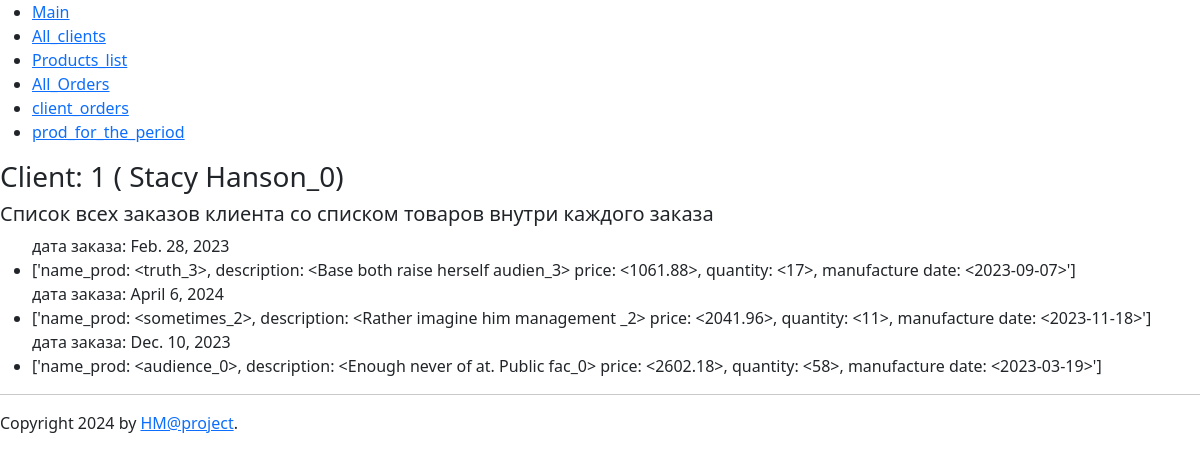
Page /hw3/client_orders/1/ on the committed database.
### myhwapp3/models.py (models this page shows, shortened)
class Client(models.Model):
    name = models.CharField(max_length=100)
    email = models.EmailField()
    phone = models.CharField(max_length=100)
    address = models.CharField(max_length=100)
    date_reg = models.DateField(auto_now_add=True)
    is_active = models.BooleanField(default=True)

class Order(models.Model):
    client_store = models.ForeignKey(Client, on_delete=models.CASCADE)
    basket_products = models.ManyToManyField(Product)
    order_total = models.DecimalField(max_digits=6, decimal_places=2, default=0)
    date_ordered = models.DateField()
    date_change = models.DateField(auto_now=True)
    is_active = models.BooleanField(default=True)
    def __str__(self):
        return f'{list(map(str, self.basket_products.all()))}'

class Product(models.Model):
    name_product = models.CharField(max_length=100)
    description = models.TextField()
    price = models.DecimalField(max_digits=6, decimal_places=2)
    quantity = models.IntegerField(default=0)
    date_add = models.DateField()
    def __str__(self):
        return (f'name_prod: <{self.name_product}>,'
                f' description: <{self.description}>'
                f' price: <{self.price}>,'
                f' quantity: <{self.quantity}>,'
                f' manufacture date: <{self.date_add}>')

### myhwapp3/views.py (the view)
# urls.py: path('client_orders/<int:client_id>/', views.client_orders, name='client_orders'),
def client_orders(request, client_id: int):  # http://127.0.0.1:8000/hw3/client_orders/6/
    logger.info(f'{request} request received')
    client = get_object_or_404(Client, pk=client_id)
    orders = Order.objects.filter(client_store=client).all()
    context = {'title': client_id,
               'name': client.name,
               'items': orders}
    return render(request, 'myhwapp3/client_order.html', context)

### myhwapp3/templates/myhwapp3/client_order.html
{% extends 'myhwapp3/base.html' %}
{% block content %}
<h3> Client: {{ title }} ({{ name }})</h3>
<h5> Список всех заказов клиента со списком товаров внутри каждого заказа </h5>
<ul>
    {% for item in items %}
    дата заказа: {{ item.date_ordered }}
    <li>{{ item }}</li>
    {% endfor %}
</ul>
{% endblock %}

### rows in the picture
Client: name "Stacy Hanson_0"
Order: date_ordered "Feb. 28, 2023", id.date_add "['name_prod: <truth_3>, description: <Base both raise herself audien_3> price: <1061.88>, quantity: <17>, manufacture date: <2023-09-07>']"
Order: date_ordered "April 6, 2024", id.date_add "['name_prod: <sometimes_2>, description: <Rather imagine him management _2> price: <2041.96>, quantity: <11>, manufacture date: <2023-11-18>']"
Order: date_ordered "Dec. 10, 2023", id.date_add "['name_prod: <audience_0>, description: <Enough never of at. Public fac_0> price: <2602.18>, quantity: <58>, manufacture date: <2023-03-19>']"

### other values in the picture
{{ title }} "1"
